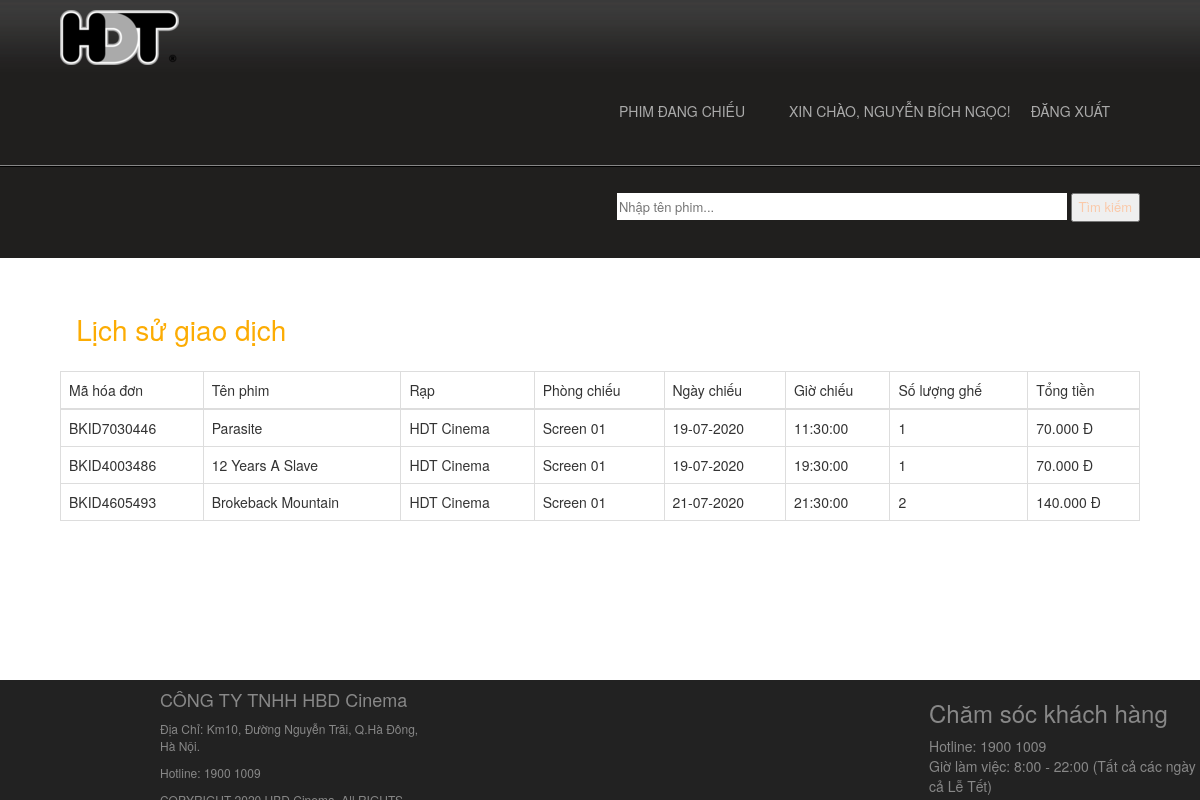
The page /profile.php (signed in) on the database its author committed.
### tables this page shows
CREATE TABLE `tbl_registration` (
  `user_id` int(11) NOT NULL,
  `name` varchar(50) NOT NULL,
  `email` varchar(50) NOT NULL,
  `phone` int(12) NOT NULL,
  `age` int(2) NOT NULL,
  `gender` varchar(10) NOT NULL
);

CREATE TABLE `tbl_bookings` (
  `book_id` int(11) NOT NULL,
  `ticket_id` varchar(30) NOT NULL,
  `t_id` int(11) NOT NULL COMMENT 'theater id',
  `user_id` int(11) NOT NULL,
  `show_id` int(11) NOT NULL,
  `screen_id` int(11) NOT NULL,
  `no_seats` int(3) NOT NULL COMMENT 'number of seats',
  `amount` int(5) NOT NULL,
  `ticket_date` date NOT NULL,
  `date` date NOT NULL,
  `status` int(1) NOT NULL
);

CREATE TABLE `tbl_movie` (
  `movie_id` int(11) NOT NULL,
  `t_id` int(11) NOT NULL COMMENT 'theatre id',
  `movie_name` varchar(100) NOT NULL,
  `cast` varchar(500) NOT NULL,
  `desc` varchar(1000) NOT NULL,
  `release_date` date NOT NULL,
  `image` varchar(200) NOT NULL,
  `video_url` varchar(200) NOT NULL,
  `status` int(1) NOT NULL COMMENT '0 means active ',
  `director` varchar(100) NOT NULL,
  `type` varchar(100) NOT NULL,
  `time` int(11) NOT NULL
);

CREATE TABLE `tbl_screens` (
  `screen_id` int(11) NOT NULL,
  `t_id` int(11) NOT NULL COMMENT 'theatre id',
  `screen_name` varchar(110) NOT NULL,
  `seats` int(11) NOT NULL COMMENT 'number of seats',
  `charge` int(11) NOT NULL
);

CREATE TABLE `tbl_show_time` (
  `st_id` int(11) NOT NULL,
  `screen_id` int(11) NOT NULL,
  `start_time` time NOT NULL
);

### profile.php (the view, shortened to what this page needs)
<?php include('header.php');
?>
<div class="content">
	<div class="wrap">
		<div class="content-top">
			<div class="section group">
				<div class="about" style="width: 100%">
					<h3>Lịch sử giao dịch</h3>
					<?php
					$bk = mysqli_query($con, "select * from tbl_bookings where user_id='" . $_SESSION['user'] . "'");
					if (mysqli_num_rows($bk)) {
					?>
						<table class="table table-bordered">
							<thead>
								<th>Mã hóa đơn</th>
								<th>Tên phim</th>
								<th>Rạp</th>
								<th>Phòng chiếu</th>
								<th>Ngày chiếu</th>
								<th>Giờ chiếu</th>
								<th>Số lượng ghế</th>
								<th>Tổng tiền</th>
							</thead>
							<tbody>
								<?php
								while ($bkg = mysqli_fetch_array($bk)) {
									$m = mysqli_query($con, "select * from tbl_movie where movie_id=(select movie_id from tbl_shows where s_id='" . $bkg['show_id'] . "')");
									$mov = mysqli_fetch_array($m);
									$s = mysqli_query($con, "select * from tbl_screens where screen_id='" . $bkg['screen_id'] . "'");
									$srn = mysqli_fetch_array($s);
									$st = mysqli_query($con, "select * from tbl_show_time where st_id=(select st_id from tbl_shows where s_id='" . $bkg['show_id'] . "')");
									$stm = mysqli_fetch_array($st);
									$newDate = date("d-m-Y", strtotime($bkg['ticket_date']));
								?>
									<tr>
										<td>
											<?php echo $bkg['ticket_id']; ?>
										</td>
										<td>
											<?php echo $mov['movie_name']; ?>
										</td>
										<td>
											HDT Cinema
										</td>
										<td>
											<?php echo $srn['screen_name']; ?>
										</td>
										<td>
											<?php echo $newDate; ?>
										</td>
										<td>
											<?php echo $stm['start_time']; ?>
										</td>
										<td>
											<?php echo $bkg['no_seats']; ?>
										</td>
										<td>
											<?php echo $bkg['amount']; ?>.000 Đ
										</td>
									</tr>
								<?php
								}
								?></tbody>
						</table>
					<?php
					} else {
					?>
						<h3>Không có giao dịch nào</h3>
					<?php
					}
					?>
				</div>
			</div>
		</div>
	</div>
</div>
<?php include('footer.php'); ?>

### header.php (shortened to what this page needs)
<?php
include('config.php');
?>
<!DOCTYPE HTML>
<html>
<head>
	<link rel="stylesheet" href="css/style.css" type="text/css" media="all" />
	<link rel="stylesheet" href="css/flexslider.css" type="text/css" media="all" />
	<link type="text/css" rel="stylesheet" href="http://www.dreamtemplate.com/dreamcodes/tabs/css/tsc_tabs.css" />
	<link rel="stylesheet" href="css/tsc_tabs.css" type="text/css" media="all" />
	<link rel="stylesheet" href="https://maxcdn.bootstrapcdn.com/bootstrap/3.3.7/css/bootstrap.min.css">
</head>
<body>
	<div class="header">
		<div class="header-top">
			<div class="wrap">
				<div class="h-logo" style="padding-top: 10px;">
					<a href="index.php"><img src="images/branch.png" alt="" /></a>
				</div>
				<div class="nav-wrap">
					<ul class="group" id="example-one"  style="margin: -20px 0;padding: 0">
						<li><a href="index.php">Phim đang chiếu</a></li>
						<li>
							<?php
							if (isset($_SESSION['user'])) {
								$us = mysqli_query($con, "select * from tbl_registration where user_id='" . $_SESSION['user'] . "'");
								$user = mysqli_fetch_array($us); ?>
								<a href="profile.php">Xin chào, <?php echo $user['name']; ?>!</a>
								<a href="logout.php">Đăng xuất</a>
							<?php } else { ?>
								<a href="login.php">Đăng nhập</a>
								<a href="registration.php">Đăng kí</a>
								<?php } ?>
						</li>
					</ul>
				</div>
			</div>
		</div>
		<div class="block">
			<div class="wrap">
				<form action="process_search.php" id="reservation-form" method="post" onsubmit="myFunction()">
					<fieldset>
						<div class="field">
							<input type="text" placeholder="Nhập tên phim..." required style="height: 27px;width:450px; border: none" id="search111" name="search">
							<input type="submit" value="Tìm kiếm" style="height: 29px;" id="button111">
						</div>
					</fieldset>
				</form>
			</div>
		</div>
</body>
</html>

### css/style.css (style rules this page uses)
html,body,div,span,applet,object,iframe,h1,h2,h3,h4,h5,h6,p,blockquote,pre,a,abbr,acronym,address,big,cite,code,del,dfn,em,img,ins,kbd,q,s,samp,small,strike,strong,sub,sup,tt,var,b,u,i,dl,dt,dd,ol,nav ul,nav li,fieldset,form,label,legend,table,caption,tbody,tfoot,thead,tr,th,td,article,aside,canvas,details,embed,figure,figcaption,footer,header,hgroup,menu,nav,output,ruby,section,summary,time,mark,audio,video { margin:0;padding:0;border:0;font-size:100%;font:inherit;vertical-align:baseline; }
ol,ul { list-style:none;margin:0;padding:0; }
table { border-collapse:collapse;border-spacing:0; }
a { text-decoration:none; }
img { max-width:100%; }
body { font-family: 'AmbleRegular'; background:#fff; }
.header { background: url(../images/hd-bg.png); }
.header-top { border-bottom: 2px ridge #333; }
.wrap { width:80%; margin:0 auto; }
.nav-wrap { float: right; width: 67%; margin: 50px auto; }
.nav-wrap ul { float:right; }
.group:after { visibility: hidden; display: block; content: ""; clear: both; height: 0; }
#example-one { margin: 0 auto; list-style: none; position: relative; }
#example-one li { display: inline-block; margin-right: 20px; }
#example-one a { color: #aaa; font-size: 14px; float: left; padding: 6px 10px 4px 10px; text-decoration: none; text-transform: uppercase; }
.block { margin-top: 20px; }
#reservation-form { float:right; margin-top:6px; }
#reservation-form .field { float:left; }
#reservation-form .field { display: block; height: 55px; font-size: 13px; color: #FAC9A9; margin-bottom: 10px; }
.content { background:#fff; padding: 20px 0; }
.content-top h3 { color: #FCAC03; font-size: 2em; padding: 1.5%; }
.about { display: block; float:left; }
.about:first-child { margin-left: 0; }
a { color:#888; font-size:13px; line-height:1.5em; }
@media only screen and (max-width:1280px) and (min-width:1024px) { .wrap { width:90%; } }

### footer.php (style rules this page uses)
html { height: 100%; }
body { min-height: 100%; padding: 0; margin: 0; position: relative; }
body::after { content: ''; display: block; height: 100px; }

### rows shown on the page
tbl_registration: name "NGUYỄN BÍCH NGỌC"
tbl_bookings: ticket "BKID7030446", tbl_movie.movie_name "Parasite", screen.screen_name "Screen 01", ticket_date "19-07-2020", tbl_show_time.start_time "11:30:00", no_seats "1", amount "70"
tbl_bookings: ticket "BKID4003486", tbl_movie.movie_name "12 Years A Slave", screen.screen_name "Screen 01", ticket_date "19-07-2020", tbl_show_time.start_time "19:30:00", no_seats "1", amount "70"
tbl_bookings: ticket "BKID4605493", tbl_movie.movie_name "Brokeback Mountain", screen.screen_name "Screen 01", ticket_date "21-07-2020", tbl_show_time.start_time "21:30:00", no_seats "2", amount "140"
